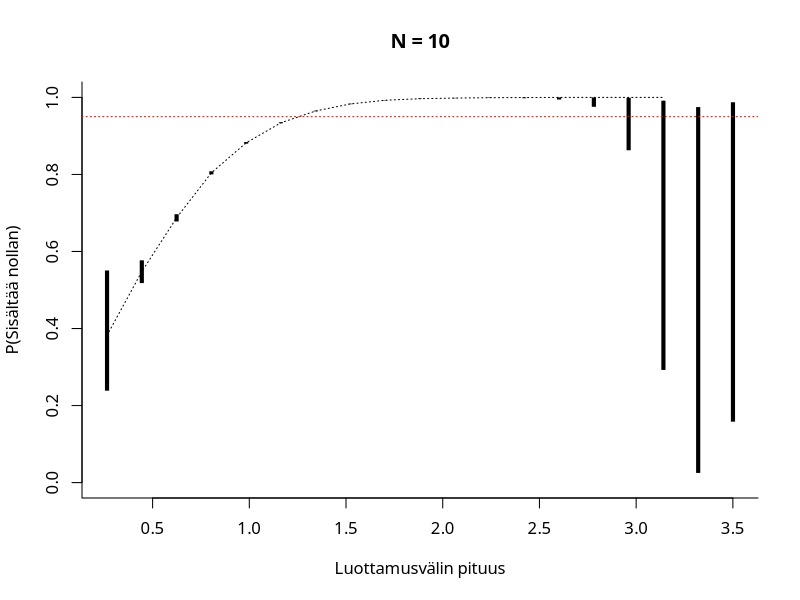
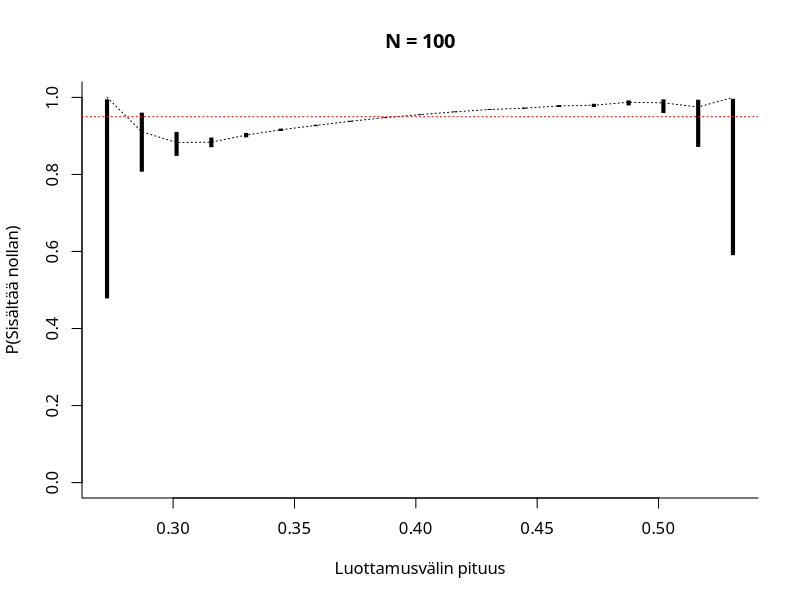

Write R code to recreate these figures, in order.
simulateConfidenceIntervals = function(nsims, nobservations){
  confInts = matrix(NaN, ncol = 2, nrow = nsims)
  ciLength = rep(NaN, nsims)
  containsZero  = rep(0, nsims)
  
  for(i in 1:nsims){
    x = rnorm(nobservations)
    confInts[i,] = t.test(x)$conf.int
    ciLength[i] = diff(confInts[i,])
  }
  
  inds = intersect(which(confInts[,1] < 0), which(confInts[,2] > 0))
  containsZero[inds] = 1
  
  bounds = seq(min(ciLength) - 0.001, max(ciLength) + 0.001, length.out = 20)
  ciCenters = rep(NaN, length(bounds) - 1)
  sums = rep(NaN, length(bounds) - 1)
  totals = rep(NaN, length(bounds) - 1)
  
  for(i in 1:(length(bounds) - 1)){
    inds = intersect(which(ciLength > bounds[i]),
                     which(ciLength < bounds[i+1]))
    
    ciCenters[i] = (bounds[i] + bounds[i + 1]) / 2
    sums[i] = sum(containsZero[inds])
    totals[i] = length(inds)
  }
  
  return(list(ciCenters = ciCenters, sums = sums, totals = totals))
}

plotSimulation = function(sim, mainLab){
  ciLow  = qbeta(0.025, 1 + sim$sums, 1 + sim$totals - sim$sums)
  ciHigh = qbeta(0.975, 1 + sim$sums, 1 + sim$totals - sim$sums)
  
  plot(NULL, ylim = c(0, 1), xlim = range(sim$ciCenters), bty = "l",
       ylab = "P(Sisältää nollan)", 
       xlab = "Luottamusvälin pituus",
       main = mainLab)
  
  for(i in 1:length(ciLow)){
    lines(c(sim$ciCenters[i], sim$ciCenters[i]), c(ciLow[i], ciHigh[i]), 
          lwd = 4, lend = 1, col = rgb(0.0, 0, 0, 1))
  }
  
  points(sim$ciCenters, sim$sums / sim$totals, type = "l", lty = 3)
  abline(h = 0.95, lty = 3, lwd = 1, col = "red")
}

sim10  = simulateConfidenceIntervals(800000, 10)
sim100 = simulateConfidenceIntervals(800000, 100)

png(filename = "simulaatio10.png", res = 100)
par(family = "Linux Libertine")
plotSimulation(sim10, "N = 10")
dev.off()

png(filename = "simulaatio100.png", res = 100)
par(family = "Linux Libertine")
plotSimulation(sim100, "N = 100")
dev.off()


